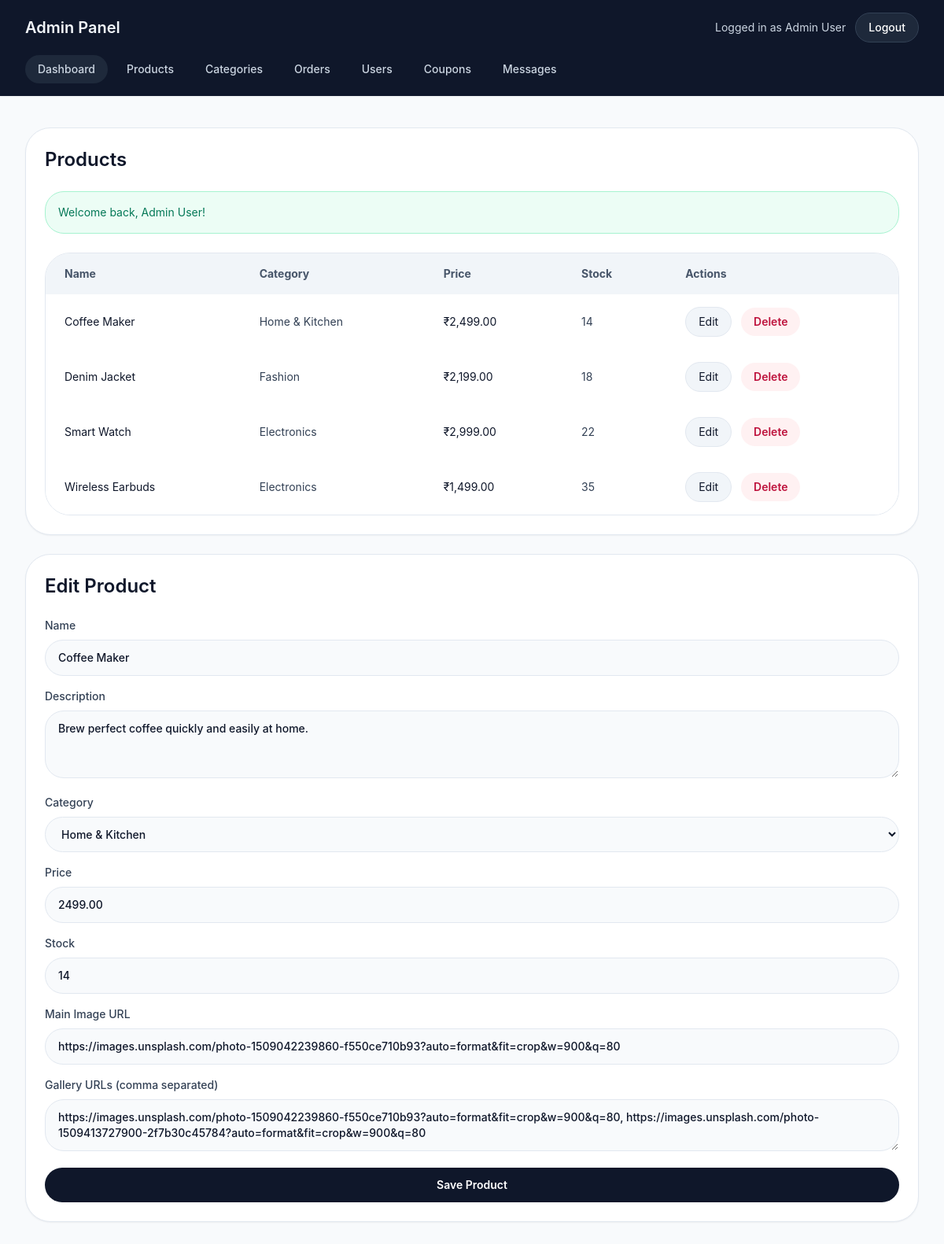
The app's page /admin/products.php?action=edit&id=4 (signed in), older data.
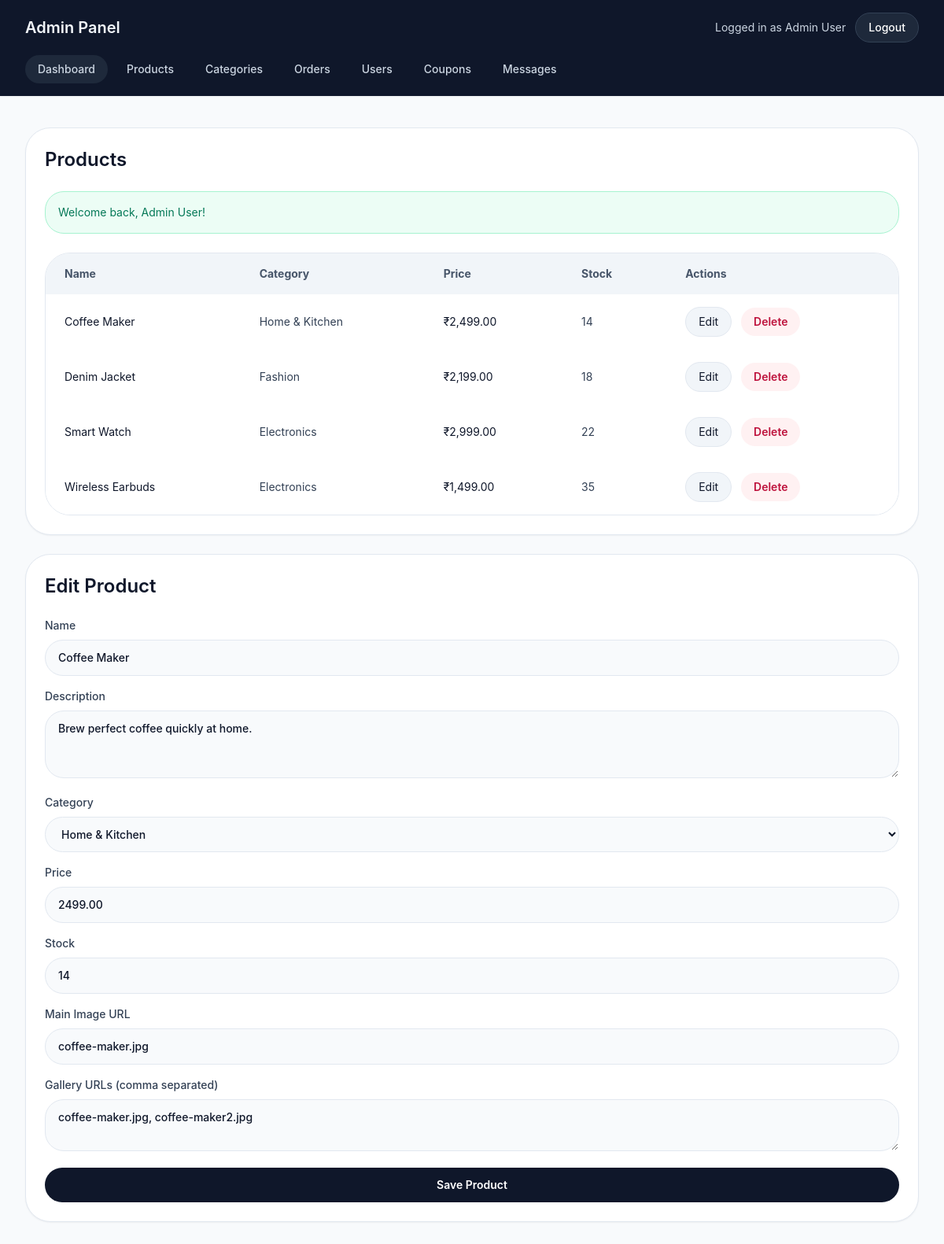
The same page, newer data.
### tables this page shows
CREATE TABLE IF NOT EXISTS users (
    id INT AUTO_INCREMENT PRIMARY KEY,
    name VARCHAR(120) NOT NULL,
    phone VARCHAR(20) DEFAULT NULL,
    email VARCHAR(150) NOT NULL UNIQUE,
    password VARCHAR(255) NOT NULL,
    role ENUM('user','admin') NOT NULL DEFAULT 'user',
    created_at TIMESTAMP DEFAULT CURRENT_TIMESTAMP
);

CREATE TABLE IF NOT EXISTS products (
    id INT AUTO_INCREMENT PRIMARY KEY,
    name VARCHAR(150) NOT NULL,
    description TEXT,
    category INT DEFAULT NULL,
    price DECIMAL(10,2) NOT NULL DEFAULT 0.00,
    stock INT NOT NULL DEFAULT 0,
    images VARCHAR(255) DEFAULT NULL,
    gallery LONGTEXT DEFAULT NULL,
    created_at TIMESTAMP DEFAULT CURRENT_TIMESTAMP,
    FOREIGN KEY (category) REFERENCES categories(id) ON DELETE SET NULL
);

CREATE TABLE IF NOT EXISTS categories (
    id INT AUTO_INCREMENT PRIMARY KEY,
    name VARCHAR(120) NOT NULL,
    category_image VARCHAR(255) DEFAULT NULL,
    created_at TIMESTAMP DEFAULT CURRENT_TIMESTAMP
);

### includes/functions.php (called while the page is built, shortened)
<?php
require_once __DIR__ . '/db.php';
function sanitize($value) {
    return htmlspecialchars(trim($value), ENT_QUOTES, 'UTF-8');
}
function isLoggedIn() {
    return !empty($_SESSION['user_id']);
}
function getCurrentUser() {
    global $pdo;
    $stmt = $pdo->prepare('SELECT id, name, email FROM users WHERE id = ?');
    $stmt->execute([$_SESSION['user_id']]);
    return $stmt->fetch();
}
function flash($key, $message = null) {
    if ($message === null) {
        if (!empty($_SESSION['flash'][$key])) {
            $msg = $_SESSION['flash'][$key];
            return $msg;
        }
        return null;
    }
}

### admin/products.php (the view, shortened to what this page needs)
<?php
require_once __DIR__ . '/_header.php';
$action = $_GET['action'] ?? '';
$product = null;
$categories = $pdo->query('SELECT id, name FROM categories')->fetchAll();
if ($action === 'edit' && !empty($_GET['id'])) {
    $stmt = $pdo->prepare('SELECT * FROM products WHERE id = ?');
    $stmt->execute([(int)$_GET['id']]);
    $product = $stmt->fetch();
}
$products = $pdo->query('SELECT p.*, c.name AS category_name FROM products p LEFT JOIN categories c ON p.category = c.id ORDER BY p.id DESC')->fetchAll();
?>
<div class="grid gap-6 xl:grid-cols-[2fr_1fr]">
    <div class="rounded-[2rem] border border-slate-200 bg-white p-6 shadow-sm">
        <h2 class="text-2xl font-semibold text-slate-900">Products</h2>
        <?php if ($msg = flash('success')): ?><div class="mt-6 rounded-3xl border border-emerald-200 bg-emerald-50 p-4 text-sm text-emerald-700"><?= sanitize($msg) ?></div><?php endif; ?>
        <div class="mt-6 overflow-hidden rounded-[2rem] border border-slate-200">
            <table class="w-full border-separate border-spacing-0 text-left text-sm">
                <thead class="bg-slate-100 text-slate-600">
                    <tr>
                        <th class="px-6 py-4">Name</th>
                        <th class="px-6 py-4">Category</th>
                        <th class="px-6 py-4">Price</th>
                        <th class="px-6 py-4">Stock</th>
                        <th class="px-6 py-4">Actions</th>
                    </tr>
                </thead>
                <tbody>
                    <?php foreach ($products as $item): ?>
                        <tr class="border-t border-slate-200 bg-white">
                            <td class="px-6 py-4 text-slate-900"><?= sanitize($item['name']) ?></td>
                            <td class="px-6 py-4 text-slate-700"><?= sanitize($item['category_name'] ?? 'Uncategorized') ?></td>
                            <td class="px-6 py-4 text-slate-900">₹<?= number_format($item['price'], 2) ?></td>
                            <td class="px-6 py-4 text-slate-700"><?= (int)$item['stock'] ?></td>
                            <td class="px-6 py-4 space-x-2">
                                <a class="inline-flex rounded-full border border-slate-200 bg-slate-100 px-4 py-2 text-sm text-slate-900 hover:bg-slate-50" href="<?= BASE_URL ?>/admin/products.php?action=edit&id=<?= $item['id'] ?>">Edit</a>
                                <form class="inline" method="post" onsubmit="return confirm('Delete this product?');">
                                    <button class="inline-flex rounded-full bg-rose-50 px-4 py-2 text-sm font-semibold text-rose-700 hover:bg-rose-100">Delete</button>
                                </form>
                            </td>
                        </tr>
                    <?php endforeach; ?>
                </tbody>
            </table>
        </div>
    </div>
    <aside class="rounded-[2rem] border border-slate-200 bg-white p-6 shadow-sm">
        <h2 class="text-2xl font-semibold text-slate-900"><?= $product ? 'Edit Product' : 'Add Product' ?></h2>
        <form method="post" class="mt-6 space-y-4">
            <label class="block text-sm font-medium text-slate-700">Name<input name="name" value="<?= sanitize($product['name'] ?? '') ?>" required class="mt-2 w-full rounded-3xl border border-slate-200 bg-slate-50 px-4 py-3 text-slate-900 outline-none focus:border-slate-900" /></label>
            <label class="block text-sm font-medium text-slate-700">Description<textarea name="description" rows="3" class="mt-2 w-full rounded-3xl border border-slate-200 bg-slate-50 px-4 py-3 text-slate-900 outline-none focus:border-slate-900"><?= sanitize($product['description'] ?? '') ?></textarea></label>
            <label class="block text-sm font-medium text-slate-700">Category<select name="category" class="mt-2 w-full rounded-3xl border border-slate-200 bg-slate-50 px-4 py-3 text-slate-900 outline-none focus:border-slate-900">
                <?php foreach ($categories as $cat): ?>
                    <option value="<?= $cat['id'] ?>" <?= isset($product['category']) && $product['category'] == $cat['id'] ? 'selected' : '' ?>><?= sanitize($cat['name']) ?></option>
                <?php endforeach; ?>
            </select></label>
            <label class="block text-sm font-medium text-slate-700">Price<input type="number" step="0.01" name="price" value="<?= sanitize($product['price'] ?? '') ?>" required class="mt-2 w-full rounded-3xl border border-slate-200 bg-slate-50 px-4 py-3 text-slate-900 outline-none focus:border-slate-900" /></label>
            <label class="block text-sm font-medium text-slate-700">Stock<input type="number" name="stock" value="<?= sanitize($product['stock'] ?? '0') ?>" required class="mt-2 w-full rounded-3xl border border-slate-200 bg-slate-50 px-4 py-3 text-slate-900 outline-none focus:border-slate-900" /></label>
            <label class="block text-sm font-medium text-slate-700">Main Image URL<input name="images" value="<?= sanitize($product['images'] ?? '') ?>" class="mt-2 w-full rounded-3xl border border-slate-200 bg-slate-50 px-4 py-3 text-slate-900 outline-none focus:border-slate-900" /></label>
            <label class="block text-sm font-medium text-slate-700">Gallery URLs (comma separated)<textarea name="gallery" rows="2" class="mt-2 w-full rounded-3xl border border-slate-200 bg-slate-50 px-4 py-3 text-slate-900 outline-none focus:border-slate-900"><?= sanitize(implode(', ', json_decode($product['gallery'] ?? '[]', true) ?: [])) ?></textarea></label>
            <button class="inline-flex w-full items-center justify-center rounded-3xl bg-slate-900 px-6 py-3 text-sm font-semibold text-white hover:bg-slate-800">Save Product</button>
        </form>
    </aside>
</div>
<?php require_once __DIR__ . '/_footer.php'; ?>

### admin/_header.php (shortened to what this page needs)
<?php
require_once __DIR__ . '/../includes/functions.php';
$adminName = sanitize($_SESSION['user_id'] ? getCurrentUser()['name'] : 'Admin');
?>
<!DOCTYPE html>
<html lang="en">
<head>
    <script src="https://cdn.tailwindcss.com"></script>
    <link rel="stylesheet" href="https://cdnjs.cloudflare.com/ajax/libs/font-awesome/6.5.2/css/all.min.css" />
</head>
<body class="min-h-screen bg-slate-50 text-slate-900 font-body">
<header class="bg-slate-900 text-slate-100 shadow-sm">
    <div class="mx-auto flex max-w-7xl flex-col gap-4 px-4 py-4 sm:px-6 lg:px-8">
        <div class="flex items-center justify-between gap-4">
            <a href="<?= BASE_URL ?>/admin/dashboard.php" class="text-xl font-semibold">Admin Panel</a>
            <div class="flex items-center gap-3">
                <span class="text-sm text-slate-300">Logged in as <?= $adminName ?></span>
                <a href="<?= BASE_URL ?>/admin/logout.php" class="rounded-full border border-slate-700 bg-slate-800 px-4 py-2 text-sm font-medium text-white hover:bg-slate-700">Logout</a>
            </div>
        </div>
        <nav class="flex flex-wrap gap-2 text-sm font-medium text-slate-300">
            <a href="<?= BASE_URL ?>/admin/dashboard.php" class="rounded-full bg-slate-800 px-4 py-2 hover:bg-slate-700">Dashboard</a>
            <a href="<?= BASE_URL ?>/admin/products.php" class="rounded-full px-4 py-2 hover:bg-slate-700">Products</a>
            <a href="<?= BASE_URL ?>/admin/categories.php" class="rounded-full px-4 py-2 hover:bg-slate-700">Categories</a>
            <a href="<?= BASE_URL ?>/admin/orders.php" class="rounded-full px-4 py-2 hover:bg-slate-700">Orders</a>
            <a href="<?= BASE_URL ?>/admin/users.php" class="rounded-full px-4 py-2 hover:bg-slate-700">Users</a>
            <a href="<?= BASE_URL ?>/admin/coupons.php" class="rounded-full px-4 py-2 hover:bg-slate-700">Coupons</a>
            <a href="<?= BASE_URL ?>/admin/messages.php" class="rounded-full px-4 py-2 hover:bg-slate-700">Messages</a>
        </nav>
    </div>
</header>
<main class="mx-auto max-w-7xl px-4 py-10 sm:px-6 lg:px-8">

### admin/_footer.php
</main>
</body>
</html>

Row changes from the older to the newer data that the page shows:
changed products "Coffee Maker": description "Brew perfect coffee quickly and easily at home." → "Brew perfect coffee quickly at home."; images "https://images.unsplash.com/photo-1509042239860-f550ce710b93?auto=format&fit=crop&w=900&q=80" → "coffee-maker.jpg"; gallery "https://images.unsplash.com/photo-1509042239860-f550ce710b93?auto=format&fit=crop&w=900&q=80, https://images.unsplash.com/photo-1509413727900-2f7b30c45784?auto=format&fit=crop&w=900&q=80" → "coffee-maker.jpg, coffee-maker2.jpg"
